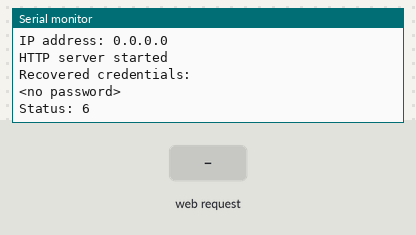
Recording of a sketch running on a simulated ESP8266 (NodeMCU). Shown: the last lines printed to the serial monitor. The test bench sets the inputs (shaded band). WiFi joins after 1.5 s; servers stay silent unless stated; a WiFi scan finds three made-up networks; storage starts empty; EEPROM starts erased.

Above: at 2.7 s.
2.8 s: HTTP request GET /wifi received
At 3.6 s:
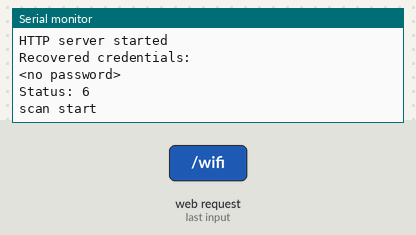
5.8 s: HTTP request GET /wifisave received
At 7.0 s:
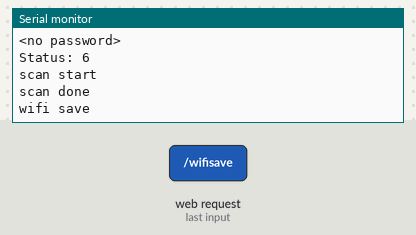
7.3 s: HTTP request GET /wifisave?n=1 received
At 8.3 s:
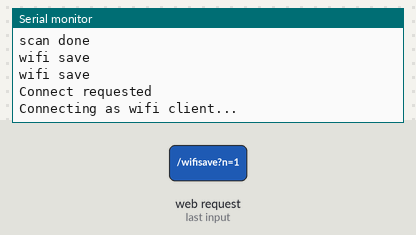

The sketch:

Fallback.ino
```cpp
// (licence header left out)
/* This program is written for ESP8266
 *  Make sure all the html, font, and all fron end is in a folder called data
 *  Make sure this sketch is in the same root as data
 *  First upload this Arduino code to the ESP8266
 *  Then in Arduino IDE navigate to tools>ESP8266 Sketch Data Upload
 *  upload the data folder to ESP8266
 *  Make sure in the tools tab, you have the right flash size selected (4Mb) and size of OTA is more than the data folder size
 *  For example I've chosen 4Mb and 1019Kb as the OTA in the tools>flash size
 *
 *
 *  This code creates a WiFi access point
 *  provides a web server on it which pops up automatically upon sign in to the Wi-Fi
*/
#include <ESP8266WiFi.h>
#include <WiFiClient.h>
#include <ESP8266WebServer.h>
#include <DNSServer.h>
#include <ESP8266mDNS.h>
#include <EEPROM.h>

#ifndef APSSID
#define APSSID "fallback"
#define APPSK  "12345678"
#endif

/* Set these to your desired credentials. */
const char *softAP_ssid = APSSID;
const char *softAP_password = APPSK;

/* hostname for mDNS. Should work at least on windows.  */
const char *myHostname = "fallbackhost";

char ssid[32] = "";
char password[32] = "";

// DNS server
const byte DNS_PORT = 53;
DNSServer dnsServer;

// Web server
ESP8266WebServer server(80);

/* Soft AP network parameters */
IPAddress apIP(192, 168, 4, 1);
IPAddress netMsk(255, 255, 255, 0);

/** Should I connect to WLAN asap? */
boolean connect;

/** Last time I tried to connect to WLAN */
unsigned long lastConnectTry = 0;

/** Current WLAN status */
unsigned int status = WL_IDLE_STATUS;

/** Is this an IP? */
boolean isIp(String str) {
  for (size_t i = 0; i < str.length(); i++) {
    int c = str.charAt(i);
    if (c != '.' && (c < '0' || c > '9')) {
      return false;
    }
  }
  return true;
}

/** IP to String? */
String toStringIp(IPAddress ip) {
  String res = "";
  for (int i = 0; i < 3; i++) {
    res += String((ip >> (8 * i)) & 0xFF) + ".";
  }
  res += String(((ip >> 8 * 3)) & 0xFF);
  return res;
}

/** Load WLAN credentials from EEPROM */
void loadCredentials() {
  EEPROM.begin(512);
  EEPROM.get(0, ssid);
  EEPROM.get(0 + sizeof(ssid), password);
  char ok[2 + 1];
  EEPROM.get(0 + sizeof(ssid) + sizeof(password), ok);
  EEPROM.end();
  if (String(ok) != String("OK")) {
    ssid[0] = 0;
    password[0] = 0;
  }
  Serial.println("Recovered credentials:");
  Serial.println(ssid);
  Serial.println(strlen(password) > 0 ? "********" : "<no password>");
}

/** Store WLAN credentials to EEPROM */
void saveCredentials() {
  EEPROM.begin(512);
  EEPROM.put(0, ssid);
  EEPROM.put(0 + sizeof(ssid), password);
  char ok[2 + 1] = "OK";
  EEPROM.put(0 + sizeof(ssid) + sizeof(password), ok);
  EEPROM.commit();
  EEPROM.end();
}


// Variable to store the HTTP request
String header;


// Current time
unsigned long currentTime = millis();
// Previous time
unsigned long previousTime = 0;
// Define timeout time in milliseconds (example: 2000ms = 2s)
const long timeoutTime = 2000;

// Landing page
void handleRoot(){
  if (captivePortal()) { // If caprive portal redirect instead of displaying the page.
    return;
  }
    server.sendHeader("Cache-Control", "no-cache, no-store, must-revalidate");
  server.sendHeader("Pragma", "no-cache");
  server.sendHeader("Expires", "-1");

  server.sendHeader("Location", "/index.html",true);   //Redirect to our html web page
  server.send(302, "text/plane","");
}

/** Redirect to captive portal if we got a request for another domain. Return true in that case so the page handler do not try to handle the request again. */
boolean captivePortal() {
  if (!isIp(server.hostHeader()) && server.hostHeader() != (String(myHostname) + ".local")) {
    Serial.println("Request redirected to captive portal");
    server.sendHeader("Location", String("http://") + toStringIp(server.client().localIP()), true);
    server.send(302, "text/plain", "");   // Empty content inhibits Content-length header so we have to close the socket ourselves.
    server.client().stop(); // Stop is needed because we sent no content length
    return true;
  }
  return false;
}

/** Wifi config page handler */
void handleWifi() {
  server.sendHeader("Cache-Control", "no-cache, no-store, must-revalidate");
  server.sendHeader("Pragma", "no-cache");
  server.sendHeader("Expires", "-1");

  String Page;
  Page += F(
            "<html><head></head><body>"
            "<h1>Wifi config</h1>");
  if (server.client().localIP() == apIP) {
    Page += String(F("<p>You are connected through the soft AP: ")) + softAP_ssid + F("</p>");
  } else {
    Page += String(F("<p>You are connected through the wifi network: ")) + ssid + F("</p>");
  }
  Page +=
    String(F(
             "\r\n<br />"
             "<table><tr><th align='left'>SoftAP config</th></tr>"
             "<tr><td>SSID ")) +
    String(softAP_ssid) +
    F("</td></tr>"
      "<tr><td>IP ") +
    toStringIp(WiFi.softAPIP()) +
    F("</td></tr>"
      "</table>"
      "\r\n<br />"
      "<table><tr><th align='left'>WLAN config</th></tr>"
      "<tr><td>SSID ") +
    String(ssid) +
    F("</td></tr>"
      "<tr><td>IP ") +
    toStringIp(WiFi.localIP()) +
    F("</td></tr>"
      "</table>"
      "\r\n<br />"
      "<table><tr><th align='left'>WLAN list (refresh if any missing)</th></tr>");
  Serial.println("scan start");
  int n = WiFi.scanNetworks();
  Serial.println("scan done");
  if (n > 0) {
    for (int i = 0; i < n; i++) {
      Page += String(F("\r\n<tr><td>SSID ")) + WiFi.SSID(i) + ((WiFi.encryptionType(i) == ENC_TYPE_NONE) ? F(" ") : F(" *")) + F(" (") + WiFi.RSSI(i) + F(")</td></tr>");
    }
  } else {
    Page += F("<tr><td>No WLAN found</td></tr>");
  }
  Page += F(
            "</table>"
            "\r\n<br /><form method='POST' action='wifisave'><h4>Connect to network:</h4>"
            "<input type='text' placeholder='network' name='n'/>"
            "<br /><input type='password' placeholder='password' name='p'/>"
            "<br /><input type='submit' value='Connect/Disconnect'/></form>"
            "<p>You may want to <a href='/'>return to the home page</a>.</p>"
            "</body></html>");
  server.send(200, "text/html", Page);
  server.client().stop(); // Stop is needed because we sent no content length
}

/** Handle the WLAN save form and redirect to WLAN config page again */
void handleWifiSave() {
  Serial.println("wifi save");
  server.arg("n").toCharArray(ssid, sizeof(ssid) - 1);
  server.arg("p").toCharArray(password, sizeof(password) - 1);
  server.sendHeader("Location", "wifi", true);
  server.sendHeader("Cache-Control", "no-cache, no-store, must-revalidate");
  server.sendHeader("Pragma", "no-cache");
  server.sendHeader("Expires", "-1");
  server.send(302, "text/plain", "");    // Empty content inhibits Content-length header so we have to close the socket ourselves.
  server.client().stop(); // Stop is needed because we sent no content length
  saveCredentials();
  connect = strlen(ssid) > 0; // Request WLAN connect with new credentials if there is a SSID
}

//Serve html files that are loaded via data folder.
void handleWebRequests(){
  if(loadFromSpiffs(server.uri())) return;
  String message = "File Not Detected\n\n";
  message += "URI: ";
  message += server.uri();
  message += "\nMethod: ";
  message += (server.method() == HTTP_GET)?"GET":"POST";
  message += "\nArguments: ";
  message += server.args();
  message += "\n";
  for (uint8_t i=0; i<server.args(); i++){
    message += " NAME:"+server.argName(i) + "\n VALUE:" + server.arg(i) + "\n";
  }
  server.send(404, "text/plain", message);
  Serial.println(message);
}

void setup() {
  delay(1000);

  Serial.begin(115200);

  WiFi.softAPConfig(apIP, apIP, netMsk);
  WiFi.softAP(softAP_ssid, softAP_password);
  delay(500);

   /* Setup the DNS server redirecting all the domains to the apIP */
  dnsServer.setErrorReplyCode(DNSReplyCode::NoError);
  dnsServer.start(DNS_PORT, "*", apIP);

  SPIFFS.begin();
    /* Setup web pages: root, wifi config pages, SO captive portal detectors and not found. */
  server.on("/", handleRoot);
  server.on("/wifi", handleWifi);
  server.on("/wifisave", handleWifiSave);
  server.on("/generate_204", handleRoot);  //Android captive portal. Maybe not needed. Might be handled by notFound handler.
  //server.on("/",handleRoot);
  server.on("/fwlink", handleRoot);  //Microsoft captive portal. Maybe not needed. Might be handled by notFound handler.
  server.onNotFound(handleWebRequests);
  // Creating Accesss Point
  Serial.println();
  Serial.print("Configuring access point...");

  Serial.print("AP IP address: ");
  Serial.print("Connected to ");
  Serial.println(ssid);
  Serial.print("IP address: ");
  Serial.println(WiFi.localIP());  //IP address assigned to your ESP
  server.begin();
  Serial.println("HTTP server started");
  loadCredentials(); // Load WLAN credentials from network
  connect = strlen(ssid) > 0; // Request WLAN connect if there is a SSID
}

void connectWifi() {
  Serial.println("Connecting as wifi client...");
  WiFi.disconnect();
  WiFi.begin(ssid, password);
  int connRes = WiFi.waitForConnectResult();
  Serial.print("connRes: ");
  Serial.println(connRes);
}

void loop(){
  if (connect) {
    Serial.println("Connect requested");
    connect = false;
    connectWifi();
    lastConnectTry = millis();
  }
  {
    unsigned int s = WiFi.status();
    if (s == 0 && millis() > (lastConnectTry + 60000)) {
      /* If WLAN disconnected and idle try to connect */
      /* Don't set retry time too low as retry interfere the softAP operation */
      connect = true;
    }
    if (status != s) { // WLAN status change
      Serial.print("Status: ");
      Serial.println(s);
      status = s;
      if (s == WL_CONNECTED) {
        /* Just connected to WLAN */
        Serial.println("");
        Serial.print("Connected to ");
        Serial.println(ssid);
        Serial.print("IP address: ");
        Serial.println(WiFi.localIP());

        // Setup MDNS responder
        if (!MDNS.begin(myHostname)) {
          Serial.println("Error setting up MDNS responder!");
        } else {
          Serial.println("mDNS responder started");
          // Add service to MDNS-SD
          MDNS.addService("http", "tcp", 80);
        }
      } else if (s == WL_NO_SSID_AVAIL) {
        WiFi.disconnect();
      }
    }
    if (s == WL_CONNECTED) {
      MDNS.update();
    }
  }
  // Do work:
  //DNS
  dnsServer.processNextRequest();
  //HTTP
  server.handleClient();
}

bool loadFromSpiffs(String path){
  String dataType = "text/plain";
  if(path.endsWith("/")) path += "BBC.html";

  if(path.endsWith(".src")) path = path.substring(0, path.lastIndexOf("."));
  else if(path.endsWith(".html")) dataType = "text/html";
  else if(path.endsWith(".htm")) dataType = "text/html";
  else if(path.endsWith(".css")) dataType = "text/css";
  else if(path.endsWith(".js")) dataType = "application/javascript";
  else if(path.endsWith(".png")) dataType = "image/png";
  else if(path.endsWith(".gif")) dataType = "image/gif";
  else if(path.endsWith(".jpg")) dataType = "image/jpeg";
  else if(path.endsWith(".ico")) dataType = "image/x-icon";
  else if(path.endsWith(".xml")) dataType = "text/xml";
  else if(path.endsWith(".pdf")) dataType = "application/pdf";
  else if(path.endsWith(".zip")) dataType = "application/zip";
  File dataFile = SPIFFS.open(path.c_str(), "r");
  if (server.hasArg("download")) dataType = "application/octet-stream";
  if (server.streamFile(dataFile, dataType) != dataFile.size()) {
  }

  dataFile.close();
  return true;
}
```

Measured:
- after the input at 2.8 s, the serial monitor: prints a new line at once (image 1)
- after the input at 5.8 s, the serial monitor: prints a new line at once (image 2)
- after the input at 7.3 s, the serial monitor: prints a new line at once (image 3)
